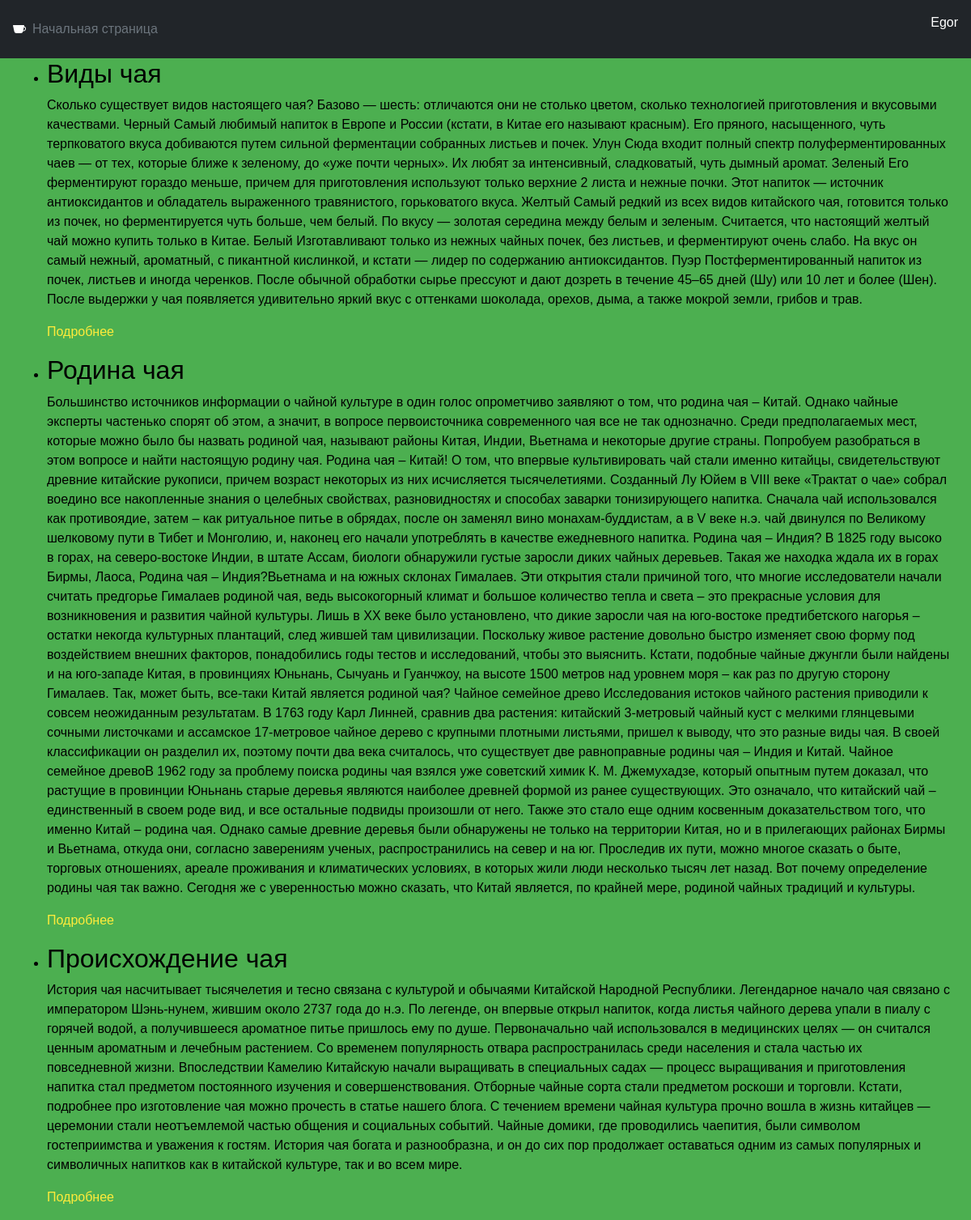
The app's page / (signed in) with its own data.
### user/models.py (models this page shows, shortened)
class MyUser(AbstractUser):
    avatar = models.ImageField(
        upload_to=avatar_image_path,
    )
    detail = models.TextField(
        null=True,
        max_length=550,
        verbose_name='детали',
        help_text='расскажите о себе детальнее',
    )
    class Meta:
        verbose_name = 'пользователь'
        verbose_name_plural = 'пользователи'
        default_related_name = 'user'

### mem/models.py (models this page shows, shortened)
class Article(models.Model):
    title = models.CharField(max_length=200)
    content = models.TextField()
    image = models.ImageField(upload_to="home_images/", null=True, blank=True)

### mem/views.py (the view)
# urls.py: path("", IndexView.as_view(), name="index"),
class IndexView(TemplateView):
    template_name = "mem/index.html"
    def get(self, request, *args, **kwargs):
        posts = models.Article.objects.all()
        context = self.get_context_data()
        context.update(posts=posts, **kwargs)
        return self.render_to_response(context)

### templates/mem/index.html (shortened to what this page needs)
{% include 'base.html' %}
<body>
{% block content %}
  <ul>
    {% for post in posts %}
        <div class="container">
          <li>
            <h2>{{ post.title }}</h2>
            <p>{{ post.content }}</p>
            <p><a href="{% url 'mem:detail' post.id %}">Подробнее</a></p>
          </li>
        </div>
    {% endfor %}
  </ul>
{% endblock %}
</body>

### templates/base.html (shortened to what this page needs)
{% load static %}
<!DOCTYPE html>
<html lang="ru-RU">
<head>
    <link href="https://cdn.jsdelivr.net/npm/bootstrap@5.3.3/dist/css/bootstrap.min.css" rel="stylesheet">
    <link rel="stylesheet" type="text/css" href="{% static "css/styles.css" %}">
</head>
<body>
    <header class="p-3 bg-dark text-white">
        <div class="d-flex flex-wrap align-items-center justify-content-center justify-content-lg-start">
            <a href="/" class="d-flex align-items-center mb-2 mb-lg-0 text-white text-decoration-none">
            </a>
              <ul class="nav col-10 col-lg-auto me-lg-auto mb-2 justify-content-center mb-md-0">
                <li><a href="/" class="nav-link px-2 text-secondary">Начальная страница</a></li>
              </ul>
              {% if not request.user.is_authenticated %}
                <div class="text-end">
                  <a href="{% url 'user:login' %}" class="btn btn-outline-light me-2">Вход</a>
                  <a href="{% url 'user:signup' %}" class="btn btn-success">Регистрация</a>
                </div>
              {% else %}
                 <div class="text-end">
                   <p class="text-white">{{ user.username }}</p>
                 </div>
              {% endif %}
        </div>
    </header>
</body>
</html>

### static/css/styles.css (style rules this page uses)
body { background-color: #4CAF50; color: black; font-family: Arial, sans-serif; }
h1, h2, h3, h4, h5, h6 { color: black; }
a { color: #ffeb3b; text-decoration: none; }

### records on screen
MyUser: username "Egor"
Article: title "Виды чая", content "Сколько существует видов настоящего чая? Базово — шесть: отличаются они не столько цветом, сколько технологией приготовления и вкусовыми качествами. Черный Самый любимый напиток в Европе и России (кстати, в Китае его называют красным). Его пряного, насыщенного, чуть терпковатого вкуса добиваются путем сильной ферментации собранных листьев и почек. Улун Сюда входит полный спектр полуферментированных чаев — от тех, которые ближе к зеленому, до «уже почти черных». Их любят за интенсивный, сладковатый, чуть дымный аромат. Зеленый Его ферментируют гораздо меньше, причем для приготовления используют только верхние 2 листа и нежные почки. Этот напиток — источник антиоксидантов и обладатель…"
Article: title "Родина чая", content "Большинство источников информации о чайной культуре в один голос опрометчиво заявляют о том, что родина чая – Китай. Однако чайные эксперты частенько спорят об этом, а значит, в вопросе первоисточника современного чая все не так однозначно. Среди предполагаемых мест, которые можно было бы назвать родиной чая, называют районы Китая, Индии, Вьетнама и некоторые другие страны. Попробуем разобраться в этом вопросе и найти настоящую родину чая. Родина чая – Китай! О том, что впервые культивировать чай стали именно китайцы, свидетельствуют древние китайские рукописи, причем возраст некоторых из них исчисляется тысячелетиями. Созданный Лу Юйем в VIII веке «Трактат о чае» собрал воедино все…"
Article: title "Происхождение чая", content "История чая насчитывает тысячелетия и тесно связана с культурой и обычаями Китайской Народной Республики. Легендарное начало чая связано с императором Шэнь-нунем, жившим около 2737 года до н.э. По легенде, он впервые открыл напиток, когда листья чайного дерева упали в пиалу с горячей водой, а получившееся ароматное питье пришлось ему по душе. Первоначально чай использовался в медицинских целях — он считался ценным ароматным и лечебным растением. Со временем популярность отвара распространилась среди населения и стала частью их повседневной жизни. Впоследствии Камелию Китайскую начали выращивать в специальных садах — процесс выращивания и приготовления напитка стал предметом постоянного…"
